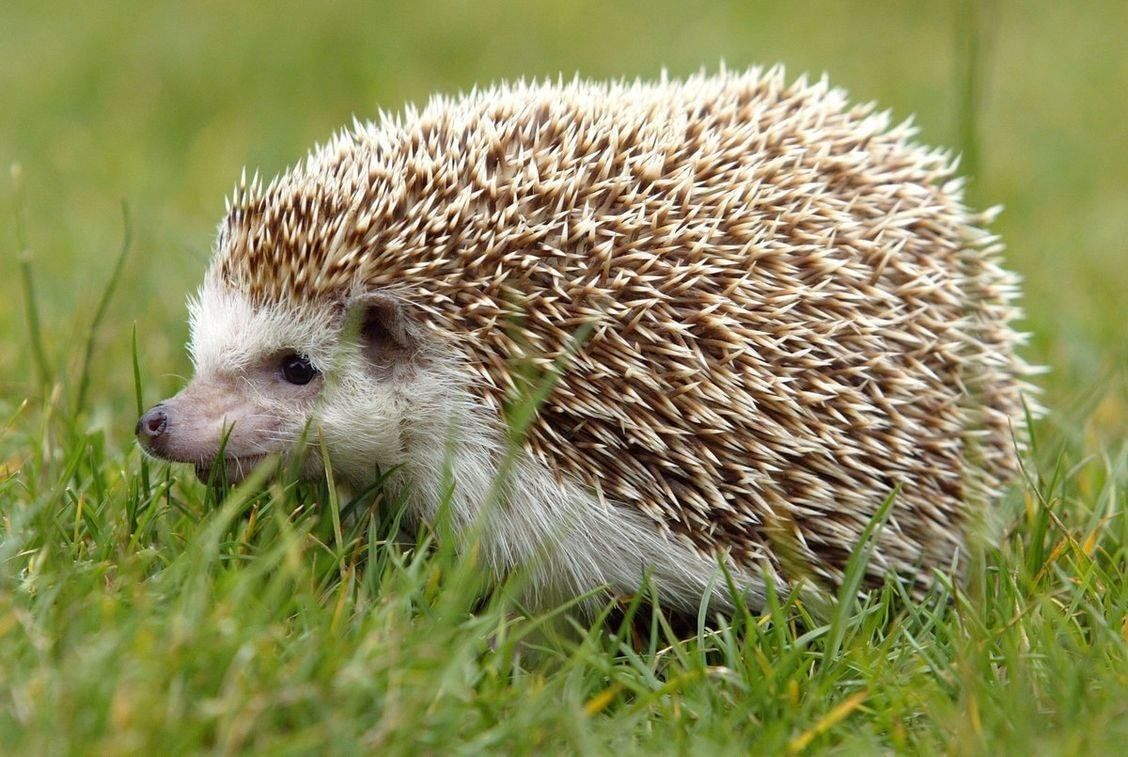
#> input picture 02_libraries_practice/opencv_practice/images/ежик.jpg, 1128 x 757 px, found by its file name
$ python '1 вырезать объект.py'
#> lines starting #> are read from the running program, lines starting #| are printed output that depends on the picture
import cv2


img = cv2.imread(r"C:\Users\ZiganshinShamil\Desktop\Study\ml_study\02_libraries_practice\opencv_practice\images\ежик.jpg", cv2.IMREAD_GRAYSCALE)
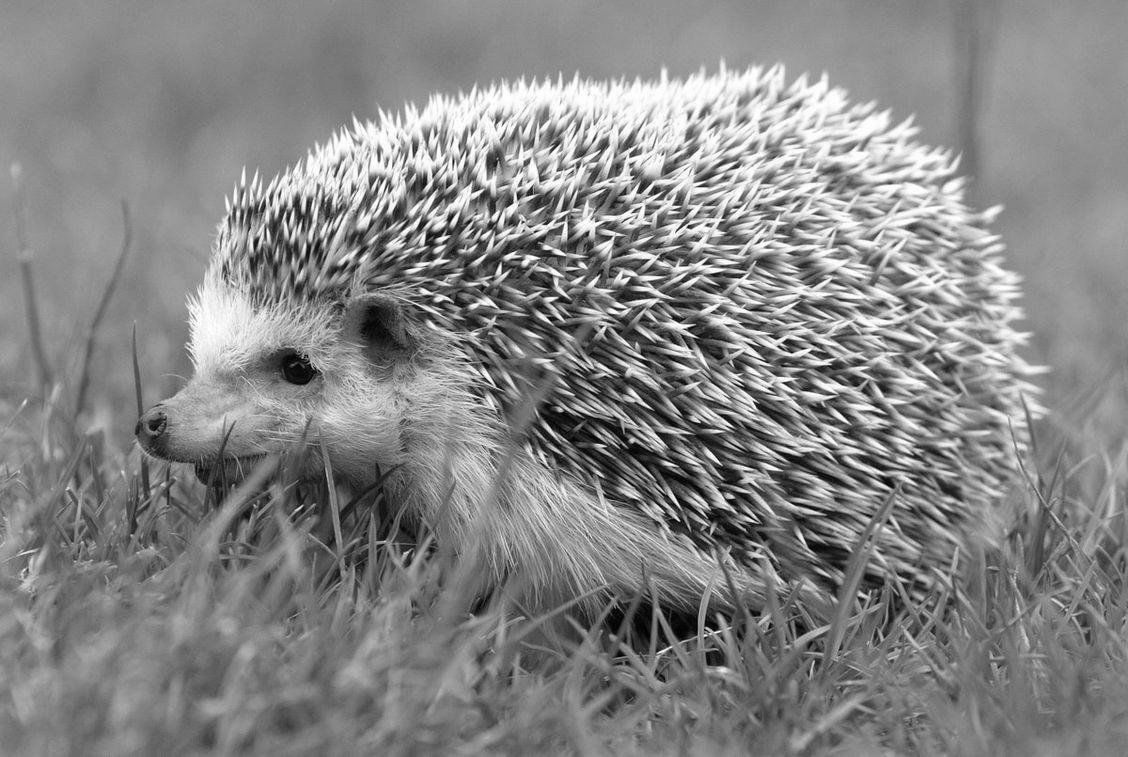
#> img: shape (757, 1128); min 0, max 255, mean 133.7

template = img[350:500, 50:250]
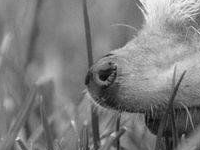
#> template: shape (150, 200); min 5, max 253, mean 125.3

cv2.imshow("большое фото", img)
cv2.imshow("маленькое фото", template)

cv2.waitKey(0)
cv2.destroyAllWindows()

cv2.imwrite(r"C:\Users\ZiganshinShamil\Desktop\Study\ml_study\02_libraries_practice\opencv_practice\images\template.png", template)
cv2.imwrite(r"C:\Users\ZiganshinShamil\Desktop\Study\ml_study\02_libraries_practice\opencv_practice\images\img.png", img)

$ run again, with 02_libraries_practice/opencv_practice/images/1 корреляция без ничего.png saved as 02_libraries_practice/opencv_practice/images/ежик.jpg
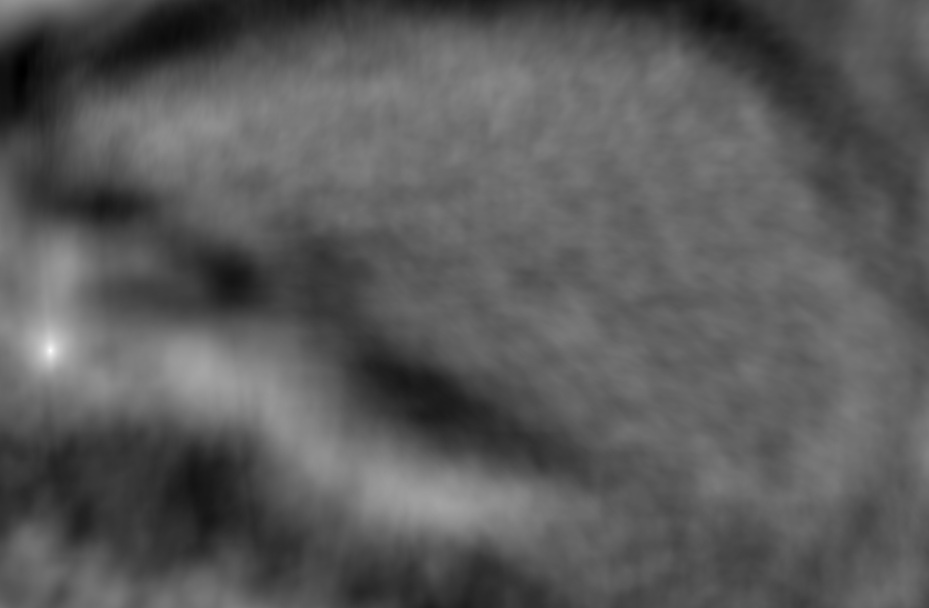
#> input picture 02_libraries_practice/opencv_practice/images/1 корреляция без ничего.png, 929 x 608 px, found by its file name
#> img is the input picture: shape (608, 929); min 0, max 252, mean 90.1
#> `template = img[350:500, 50:250]`:
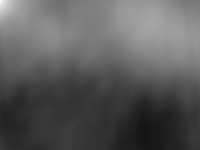
#> template: shape (150, 200); min 20, max 252, mean 91.1

$ run again, with 02_libraries_practice/opencv_practice/images/2 корреляция.png saved as 02_libraries_practice/opencv_practice/images/ежик.jpg
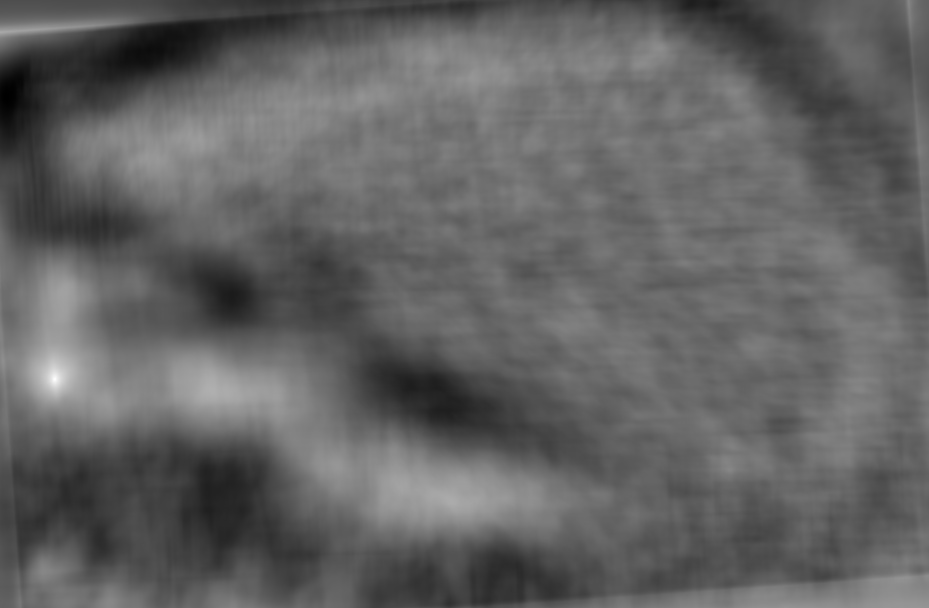
#> input picture 02_libraries_practice/opencv_practice/images/2 корреляция.png, 929 x 608 px, found by its file name
#> img is the input picture: shape (608, 929); min 0, max 253, mean 98.3
#> `template = img[350:500, 50:250]`:
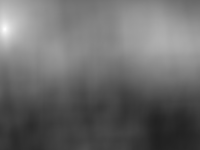
#> template: shape (150, 200); min 32, max 253, mean 106.3
